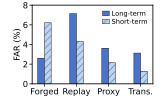

Python code for this plot:
from pathlib import Path

import matplotlib
import matplotlib.pyplot as plt
import numpy as np
from matplotlib.patches import Patch


matplotlib.use("Agg")

# ===================== Raw data =====================
attack_labels = ["Forged", "Replay", "Proxy", "Trans."]
method_labels = ["Long-term", "Short-term"]

far_values = np.array(
    [
        [2.61, 6.21],
        [7.14, 4.32],
        [3.62, 2.16],
        [3.13, 1.26],
    ]
)

# ===================== Blue gradient + texture =====================
colors = [
    "#4874CB",
    "#BCD3F5",
]

hatches = [
    "",
    "/////",
]

# ===================== Figure size: cm to inch =====================
cm_to_in = 1 / 2.54
fig_w = 4.1 * cm_to_in
fig_h = 2.5 * cm_to_in

plt.rcParams.update(
    {
        "font.size": 6,
        "axes.labelsize": 6,
        "xtick.labelsize": 6,
        "ytick.labelsize": 6,
        "legend.fontsize": 4.8,
        "font.family": "sans-serif",
        "hatch.linewidth": 0.2,
    }
)

fig, ax = plt.subplots(figsize=(fig_w, fig_h))
fig.patch.set_facecolor("white")
ax.set_facecolor("white")

# ===================== Bar layout =====================
bar_w = 0.08
cluster_gap = 0.22

group_xs = []
start = 0.0
for _ in attack_labels:
    xs = start + np.array([0, 1]) * bar_w
    group_xs.append(xs)
    start = xs[-1] + bar_w + cluster_gap


def draw_group(xs, values):
    for i, x in enumerate(xs):
        ax.bar(
            x,
            values[i],
            width=bar_w,
            color=colors[i],
            edgecolor="black",
            linewidth=0.3,
            hatch=hatches[i],
            align="center",
        )


for attack_index, xs in enumerate(group_xs):
    draw_group(xs, far_values[attack_index])

# ===================== Axes =====================
group_centers = [np.mean(xs) for xs in group_xs]

ax.set_xticks(group_centers)
ax.set_xticklabels(attack_labels)

ax.set_ylabel("FAR (%)", labelpad=1)

ax.set_ylim(0, 8)
ax.set_yticks([0, 2, 4, 6, 8])

ax.tick_params(axis="both", pad=1, width=0.5, length=2)

for sp in ["left", "right", "top", "bottom"]:
    ax.spines[sp].set_visible(True)
    ax.spines[sp].set_linewidth(0.6)

# ===================== Legend =====================
legend_handles = [
    Patch(facecolor=colors[0], edgecolor="black", linewidth=0.3, hatch=hatches[0], label=method_labels[0]),
    Patch(facecolor=colors[1], edgecolor="black", linewidth=0.3, hatch=hatches[1], label=method_labels[1]),
]

legend = ax.legend(
    handles=legend_handles,
    loc="upper right",
    ncol=1,
    frameon=True,
    borderpad=0.18,
    handlelength=1.0,
    handletextpad=0.35,
    columnspacing=0.75,
    labelspacing=0.2,
    bbox_to_anchor=(0.99, 0.99),
)

frame = legend.get_frame()
frame.set_facecolor("white")
frame.set_alpha(0.8)
frame.set_edgecolor("none")
frame.set_linewidth(0.0)

# ===================== Layout =====================
plt.subplots_adjust(
    left=0.2,
    right=0.95,
    bottom=0.15,
    top=0.95,
)

# ===================== Export =====================
output_path = Path(__file__).with_suffix(".pdf")
plt.savefig(output_path, format="pdf")
plt.close(fig)
